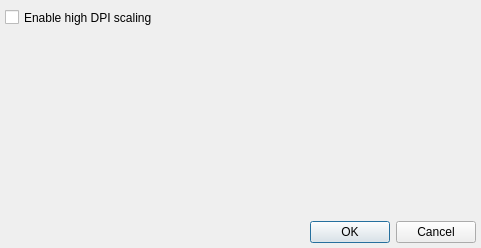
<?xml version="1.0" encoding="UTF-8"?>
<ui version="4.0">
 <class>settingDialog</class>
 <widget class="QDialog" name="settingDialog">
  <property name="geometry">
   <rect>
    <x>0</x>
    <y>0</y>
    <width>481</width>
    <height>248</height>
   </rect>
  </property>
  <property name="windowTitle">
   <string>Setting</string>
  </property>
  <layout class="QVBoxLayout" name="verticalLayout">
   <property name="leftMargin">
    <number>5</number>
   </property>
   <property name="topMargin">
    <number>5</number>
   </property>
   <property name="rightMargin">
    <number>5</number>
   </property>
   <property name="bottomMargin">
    <number>5</number>
   </property>
   <item>
    <widget class="components::Switch" name="checkBox">
     <property name="minimumSize">
      <size>
       <width>0</width>
       <height>25</height>
      </size>
     </property>
     <property name="text">
      <string>Enable high DPI scaling</string>
     </property>
    </widget>
   </item>
   <item>
    <spacer name="verticalSpacer">
     <property name="orientation">
      <enum>Qt::Vertical</enum>
     </property>
     <property name="sizeHint" stdset="0">
      <size>
       <width>20</width>
       <height>173</height>
      </size>
     </property>
    </spacer>
   </item>
   <item>
    <layout class="QHBoxLayout" name="horizontalLayout">
     <item>
      <spacer name="horizontalSpacer">
       <property name="orientation">
        <enum>Qt::Horizontal</enum>
       </property>
       <property name="sizeHint" stdset="0">
        <size>
         <width>40</width>
         <height>20</height>
        </size>
       </property>
      </spacer>
     </item>
     <item>
      <widget class="QPushButton" name="btnOk">
       <property name="text">
        <string>OK</string>
       </property>
      </widget>
     </item>
     <item>
      <widget class="QPushButton" name="btnCancel">
       <property name="text">
        <string>Cancel</string>
       </property>
      </widget>
     </item>
    </layout>
   </item>
  </layout>
 </widget>
 <customwidgets>
  <customwidget>
   <class>components::Switch</class>
   <extends>QCheckBox</extends>
   <header>components/Switch.hpp</header>
  </customwidget>
 </customwidgets>
 <resources/>
 <connections>
  <connection>
   <sender>btnCancel</sender>
   <signal>clicked()</signal>
   <receiver>settingDialog</receiver>
   <slot>onBtnCancelClicked()</slot>
   <hints>
    <hint type="sourcelabel">
     <x>440</x>
     <y>260</y>
    </hint>
    <hint type="destinationlabel">
     <x>540</x>
     <y>269</y>
    </hint>
   </hints>
  </connection>
  <connection>
   <sender>btnOk</sender>
   <signal>clicked()</signal>
   <receiver>settingDialog</receiver>
   <slot>onBtnOkClicked()</slot>
   <hints>
    <hint type="sourcelabel">
     <x>345</x>
     <y>262</y>
    </hint>
    <hint type="destinationlabel">
     <x>588</x>
     <y>281</y>
    </hint>
   </hints>
  </connection>
 </connections>
 <slots>
  <slot>onBtnCancelClicked()</slot>
  <slot>onBtnOkClicked()</slot>
 </slots>
</ui>
